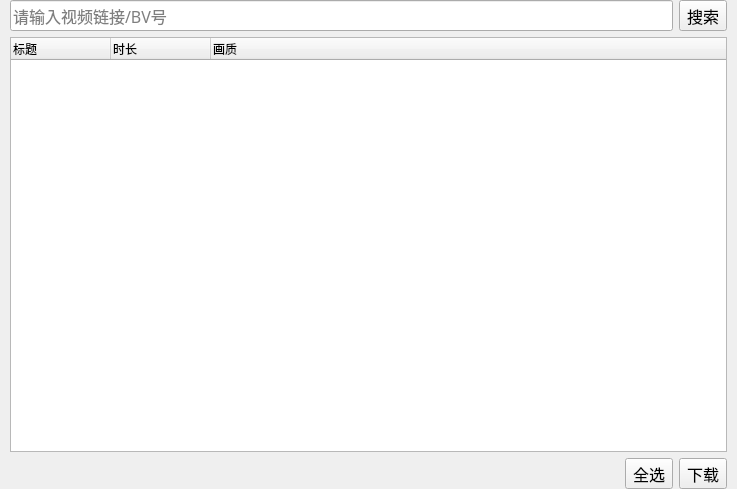
<?xml version="1.0" encoding="UTF-8"?>
<ui version="4.0">
 <class>HomeWidget</class>
 <widget class="QWidget" name="HomeWidget">
  <property name="geometry">
   <rect>
    <x>0</x>
    <y>0</y>
    <width>737</width>
    <height>489</height>
   </rect>
  </property>
  <property name="windowTitle">
   <string>Form</string>
  </property>
  <layout class="QGridLayout" name="gridLayout_3">
   <property name="leftMargin">
    <number>10</number>
   </property>
   <property name="topMargin">
    <number>0</number>
   </property>
   <property name="rightMargin">
    <number>10</number>
   </property>
   <property name="bottomMargin">
    <number>0</number>
   </property>
   <item row="0" column="0">
    <layout class="QGridLayout" name="homeLayout">
     <item row="0" column="0">
      <layout class="QGridLayout" name="homeTopLayout">
       <item row="0" column="0">
        <widget class="QLineEdit" name="linkInput">
         <property name="font">
          <font>
           <family>Microsoft YaHei</family>
           <pointsize>12</pointsize>
          </font>
         </property>
         <property name="placeholderText">
          <string>请输入视频链接/BV号</string>
         </property>
         <property name="clearButtonEnabled">
          <bool>true</bool>
         </property>
        </widget>
       </item>
       <item row="0" column="1">
        <widget class="QToolButton" name="searchBtn">
         <property name="font">
          <font>
           <family>Microsoft YaHei</family>
           <pointsize>12</pointsize>
          </font>
         </property>
         <property name="text">
          <string>搜索</string>
         </property>
        </widget>
       </item>
      </layout>
     </item>
     <item row="1" column="0">
      <layout class="QGridLayout" name="homeBottomLayout">
       <item row="0" column="0">
        <widget class="QTreeWidget" name="resultTreeWidget">
         <column>
          <property name="text">
           <string>标题</string>
          </property>
         </column>
         <column>
          <property name="text">
           <string>时长</string>
          </property>
         </column>
         <column>
          <property name="text">
           <string>画质</string>
          </property>
         </column>
        </widget>
       </item>
       <item row="1" column="0">
        <layout class="QHBoxLayout" name="horizontalLayout">
         <item>
          <spacer name="horizontalSpacer">
           <property name="orientation">
            <enum>Qt::Horizontal</enum>
           </property>
           <property name="sizeHint" stdset="0">
            <size>
             <width>40</width>
             <height>20</height>
            </size>
           </property>
          </spacer>
         </item>
         <item>
          <widget class="QToolButton" name="selectAllBtn">
           <property name="font">
            <font>
             <family>Microsoft YaHei</family>
             <pointsize>12</pointsize>
            </font>
           </property>
           <property name="text">
            <string>全选</string>
           </property>
          </widget>
         </item>
         <item>
          <widget class="QToolButton" name="downloadBtn">
           <property name="font">
            <font>
             <family>Microsoft YaHei</family>
             <pointsize>12</pointsize>
            </font>
           </property>
           <property name="text">
            <string>下载</string>
           </property>
          </widget>
         </item>
        </layout>
       </item>
      </layout>
     </item>
    </layout>
   </item>
  </layout>
 </widget>
 <resources/>
 <connections/>
</ui>
